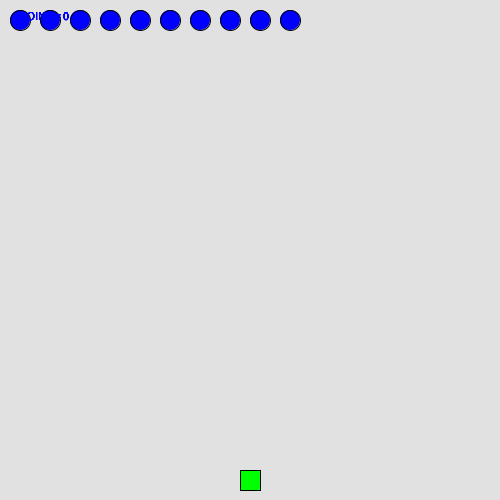
Frame 1 (no input)
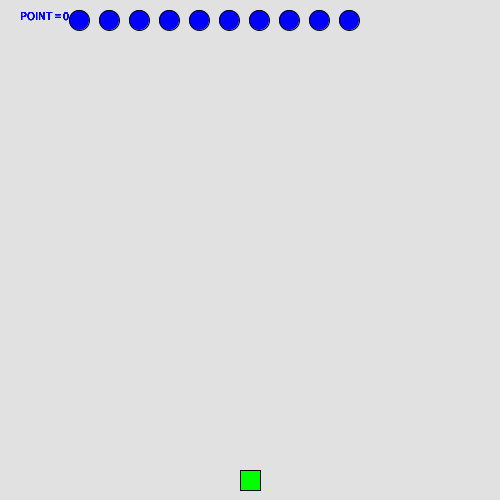
Frame 60 (the mouse pressed at the canvas centre just before this capture)
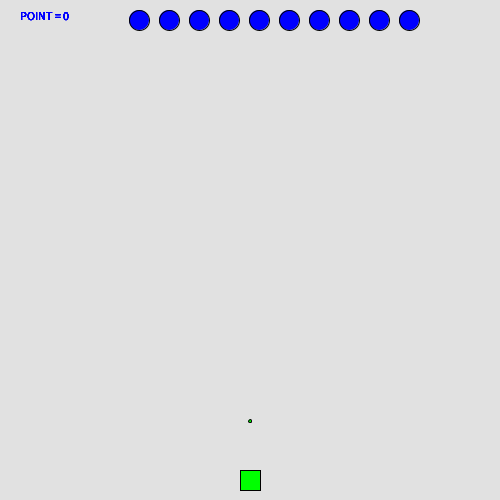
Frame 120 (the mouse held since frame 60 and released just before this capture)

The Processing sketch that drew these frames (run headless with seeded random() and noise(); from frame 60 on, the mouse is pressed at the canvas centre):

// Processing sketch: processing_130627
// ── processing_130627.pde

int noOfInvaderRows = 1;        //Number of invaders for one column
int noOfInvaderColumns = 10;    //Number of invaders for one line
int noOfInvaders = noOfInvaderRows * noOfInvaderColumns;
float[][][] invad = new float[noOfInvaderRows ][noOfInvaderColumns ][2];
int noOfBullets = 10;
float[][] bullet = {{-100, 0}, {-100, 0}, {-100, 0}, {-100, 0}, {-100, 0}, {-100, 0}, {-100, 0}, {-100, 0}, {-100, 0}, {-100, 0}, {-100, 0}, {-100, 0}, {-100, 0}, {-100, 0}, {-100, 0}, {-100, 0}, {-100, 0}, {-100, 0}, {-100, 0}, {-100, 0}};
float rx, ry;
float invaderY = 20;
int sz = 20;
int shoot = 0;
int point = 0;

void setup() {
    size(500, 500);
    rx = 250;    //defense
    ry = 480;
    //invaders
    for(int i=0; i<noOfInvaderRows; i++){
        for(int j=0; j<noOfInvaderColumns; j++){
            invad[i][j][0] = invaderY+j*30;
            invad[i][j][1] = invaderY+i*30;
        }
    }

    rectMode(CENTER);
    frameRate(30);
}

void draw() {
    background(225);
    invaders();
    defense();
}

int direction = 0;
float yStep = 20;
float xStep = 1;
float x1Step = 5;

void invaders(){
    fill(0, 0, 255);
    for(int i=0; i<noOfInvaderRows; i++){
        for(int j=0; j<noOfInvaderColumns; j++){
            hitCheck(i, j);
            ellipse(invad[i][j][0], invad[i][j][1], sz, sz);
            if(direction == 0){
              if(invad[i][j][0] > 0){
                if(noOfInvaders > 1){
                    invad[i][j][0]+=xStep;
                }else{
                    invad[i][j][0]+=x1Step;
                }
                if(invad[i][j][0] > (width-sz/2)){
                  direction = 1;
                  invaderY += yStep;
                }
              }
            }else{
              if(invad[i][j][0] > 0){
                if(noOfInvaders > 1){
                    invad[i][j][0]-=xStep;
                }else{
                    invad[i][j][0]-=x1Step;
                }
                if(invad[i][j][0] < sz/2){
                  direction = 0;
                  invaderY += yStep;
                }
              }
            }
        }
    }
    if(invaderY >= ry){    //game over
      gameOver();
      text(" You LOSE!", 130, 260);
    }
    for(int i=0; i<noOfInvaderRows; i++){
        for(int j=0; j<noOfInvaderColumns; j++){
            invad[i][j][1] = invaderY+i*30;
        }
    }

}

void gameOver(){
  fill(255, 0, 0);
  textSize(48);
  text("Game Over", 130, 210);
}

void hitCheck(int i, int j){
  for(int k=0; k<noOfBullets; k++){
    if(abs(invad[i][j][1] - bullet[k][1])<sz/2){
      if(abs(invad[i][j][0] - bullet[k][0])<sz/2){
        invad[i][j][0] = -100;
        noOfInvaders--;
        point += 100;
      }
    }
  }
  if(noOfInvaders <= 0){
    gameOver();
    text(" You WIN!", 130, 260);
  }
  fill(0, 0, 255);
  textSize(12);
  text("POINT = "+point, 20, 20);
}

void defense(){
    fill(0, 255, 0);
    rect(rx, ry, sz, sz);
    if(shoot != 0){
        shoot--;
        for(int i=0; i<noOfBullets; i++){
          if(bullet[i][0] < 0){
            bullet[i][0] = rx;
            bullet[i][1] = ry;
            break;
          }
        }
    }
    for(int i=0; i<noOfBullets; i++){
      if(bullet[i][0] >= 0){
        ellipse(bullet[i][0], bullet[i][1]--, 3, 3);
      }
      if(bullet[i][1] < 0){
        bullet[i][0] = -100;
      }
    }
}

void mousePressed() {
    if (mouseButton == LEFT) {
        rx -= 10;
        if(rx < sz/2){
          rx = sz/2;
        }
    } else if (mouseButton == RIGHT) {
        rx += 10;
        if(rx > (width-sz/2)){
          rx = width-sz/2;
        }
    } else {
        shoot++;
    }
}
